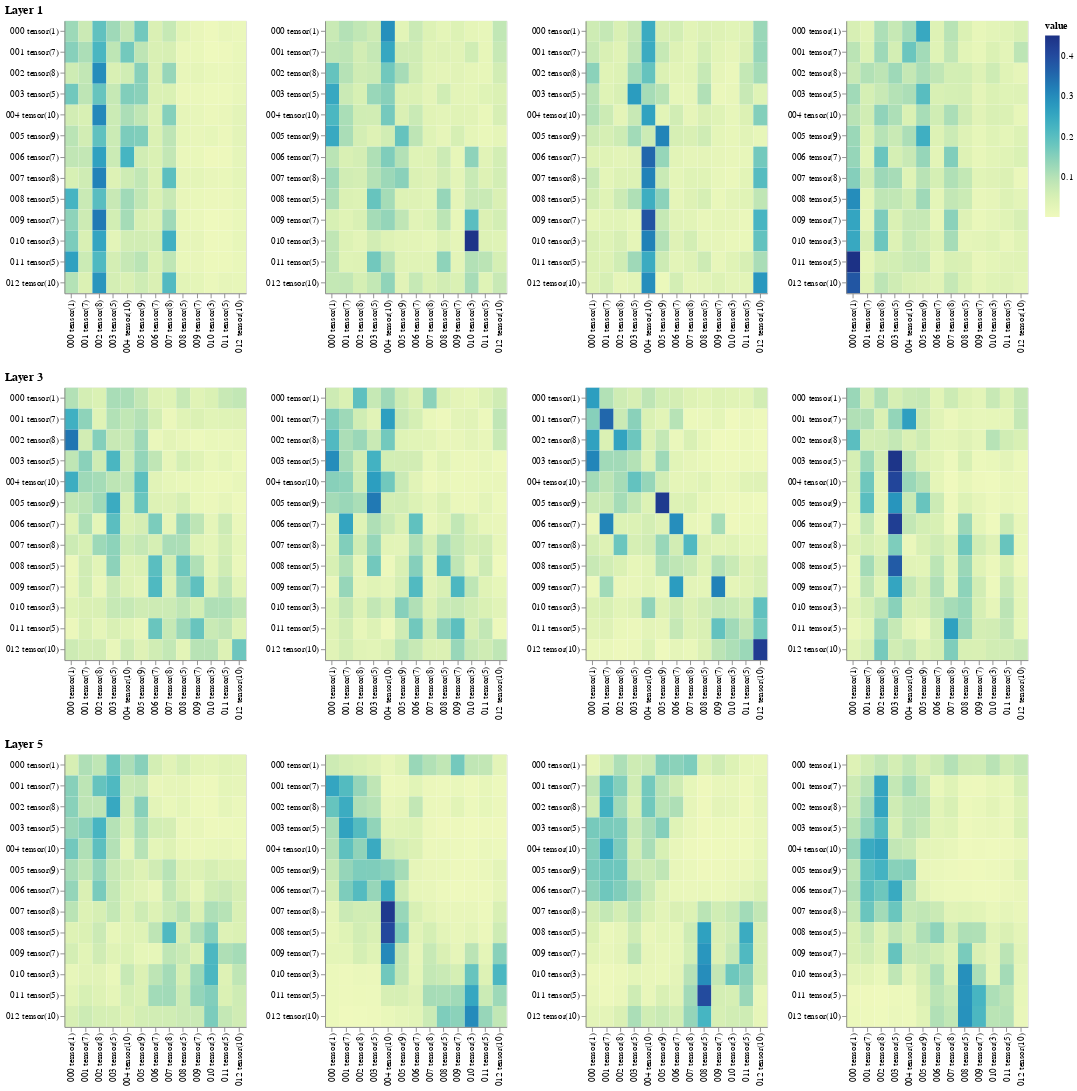

Source (notebook cell):
### Code cell
viz_encoder_self()

### Figure 1 — Vega-Lite specification as saved in the notebook (floating-point values rounded to 4 significant figures; data arrays with more than 128 entries replaced by an {"elided": "..."} marker saying what was removed)
{"config": {"view": {"continuousWidth": 300, "continuousHeight": 300}}, "hconcat": [{"vconcat": [{"hconcat": [{"data": {"name": "data-85f051e0c8311121982eecd68be08f1d"}, "mark": {"type": "rect"}, "encoding": {"color": {"field": "value", "type": "quantitative"}, "tooltip": [{"field": "row", "type": "quantitative"}, {"field": "column", "type": "quantitative"}, {"field": "value", "type": "quantitative"}, {"field": "row_token", "type": "nominal"}, {"field": "col_token", "type": "nominal"}], "x": {"axis": {"title": ""}, "field": "col_token", "type": "nominal"}, "y": {"axis": {"title": ""}, "field": "row_token", "type": "nominal"}}, "height": 300, "name": "view_187", "width": 200}, {"data": {"name": "data-f648d63cae6f3dfbe89dcad0adbb687e"}, "mark": {"type": "rect"}, "encoding": {"color": {"field": "value", "type": "quantitative"}, "tooltip": [{"field": "row", "type": "quantitative"}, {"field": "column", "type": "quantitative"}, {"field": "value", "type": "quantitative"}, {"field": "row_token", "type": "nominal"}, {"field": "col_token", "type": "nominal"}], "x": {"axis": {"title": ""}, "field": "col_token", "type": "nominal"}, "y": {"axis": {"title": ""}, "field": "row_token", "type": "nominal"}}, "height": 300, "name": "view_188", "width": 200}, {"data": {"name": "data-c9c2d53963827f28bf35e8650f9b5343"}, "mark": {"type": "rect"}, "encoding": {"color": {"field": "value", "type": "quantitative"}, "tooltip": [{"field": "row", "type": "quantitative"}, {"field": "column", "type": "quantitative"}, {"field": "value", "type": "quantitative"}, {"field": "row_token", "type": "nominal"}, {"field": "col_token", "type": "nominal"}], "x": {"axis": {"title": ""}, "field": "col_token", "type": "nominal"}, "y": {"axis": {"title": ""}, "field": "row_token", "type": "nominal"}}, "height": 300, "name": "view_189", "width": 200}, {"data": {"name": "data-992f3df88e6845c66e9a878ceb82692b"}, "mark": {"type": "rect"}, "encoding": {"color": {"field": "value", "type": "quantitative"}, "tooltip": [{"field": "row", "type": "quantitative"}, {"field": "column", "type": "quantitative"}, {"field": "value", "type": "quantitative"}, {"field": "row_token", "type": "nominal"}, {"field": "col_token", "type": "nominal"}], "x": {"axis": {"title": ""}, "field": "col_token", "type": "nominal"}, "y": {"axis": {"title": ""}, "field": "row_token", "type": "nominal"}}, "height": 300, "name": "view_190", "width": 200}]}, {"vconcat": [{"hconcat": [{"data": {"name": "data-cd57a719e12450a551bc3516651d022b"}, "mark": {"type": "rect"}, "encoding": {"color": {"field": "value", "type": "quantitative"}, "tooltip": [{"field": "row", "type": "quantitative"}, {"field": "column", "type": "quantitative"}, {"field": "value", "type": "quantitative"}, {"field": "row_token", "type": "nominal"}, {"field": "col_token", "type": "nominal"}], "x": {"axis": {"title": ""}, "field": "col_token", "type": "nominal"}, "y": {"axis": {"title": ""}, "field": "row_token", "type": "nominal"}}, "height": 300, "name": "view_195", "width": 200}, {"data": {"name": "data-d9e61d97e350b2be35bc008032c63166"}, "mark": {"type": "rect"}, "encoding": {"color": {"field": "value", "type": "quantitative"}, "tooltip": [{"field": "row", "type": "quantitative"}, {"field": "column", "type": "quantitative"}, {"field": "value", "type": "quantitative"}, {"field": "row_token", "type": "nominal"}, {"field": "col_token", "type": "nominal"}], "x": {"axis": {"title": ""}, "field": "col_token", "type": "nominal"}, "y": {"axis": {"title": ""}, "field": "row_token", "type": "nominal"}}, "height": 300, "name": "view_196", "width": 200}, {"data": {"name": "data-8aea57bf94159922027028a0ab252b2a"}, "mark": {"type": "rect"}, "encoding": {"color": {"field": "value", "type": "quantitative"}, "tooltip": [{"field": "row", "type": "quantitative"}, {"field": "column", "type": "quantitative"}, {"field": "value", "type": "quantitative"}, {"field": "row_token", "type": "nominal"}, {"field": "col_token", "type": "nominal"}], "x": {"axis": {"title": ""}, "field": "col_token", "type": "nominal"}, "y": {"axis": {"title": ""}, "field": "row_token", "type": "nominal"}}, "height": 300, "name": "view_197", "width": 200}, {"data": {"name": "data-dd2452a82868b84c4fd2537e14f3b960"}, "mark": {"type": "rect"}, "encoding": {"color": {"field": "value", "type": "quantitative"}, "tooltip": [{"field": "row", "type": "quantitative"}, {"field": "column", "type": "quantitative"}, {"field": "value", "type": "quantitative"}, {"field": "row_token", "type": "nominal"}, {"field": "col_token", "type": "nominal"}], "x": {"axis": {"title": ""}, "field": "col_token", "type": "nominal"}, "y": {"axis": {"title": ""}, "field": "row_token", "type": "nominal"}}, "height": 300, "name": "view_198", "width": 200}]}], "title": "Layer 3"}, {"vconcat": [{"hconcat": [{"data": {"name": "data-ede0035524d44a0c9c65eb9a423adf35"}, "mark": {"type": "rect"}, "encoding": {"color": {"field": "value", "type": "quantitative"}, "tooltip": [{"field": "row", "type": "quantitative"}, {"field": "column", "type": "quantitative"}, {"field": "value", "type": "quantitative"}, {"field": "row_token", "type": "nominal"}, {"field": "col_token", "type": "nominal"}], "x": {"axis": {"title": ""}, "field": "col_token", "type": "nominal"}, "y": {"axis": {"title": ""}, "field": "row_token", "type": "nominal"}}, "height": 300, "name": "view_203", "width": 200}, {"data": {"name": "data-769c3d79d9c36cd49766a1580607ec0a"}, "mark": {"type": "rect"}, "encoding": {"color": {"field": "value", "type": "quantitative"}, "tooltip": [{"field": "row", "type": "quantitative"}, {"field": "column", "type": "quantitative"}, {"field": "value", "type": "quantitative"}, {"field": "row_token", "type": "nominal"}, {"field": "col_token", "type": "nominal"}], "x": {"axis": {"title": ""}, "field": "col_token", "type": "nominal"}, "y": {"axis": {"title": ""}, "field": "row_token", "type": "nominal"}}, "height": 300, "name": "view_204", "width": 200}, {"data": {"name": "data-b112b492a91aedc2548f51f50454816a"}, "mark": {"type": "rect"}, "encoding": {"color": {"field": "value", "type": "quantitative"}, "tooltip": [{"field": "row", "type": "quantitative"}, {"field": "column", "type": "quantitative"}, {"field": "value", "type": "quantitative"}, {"field": "row_token", "type": "nominal"}, {"field": "col_token", "type": "nominal"}], "x": {"axis": {"title": ""}, "field": "col_token", "type": "nominal"}, "y": {"axis": {"title": ""}, "field": "row_token", "type": "nominal"}}, "height": 300, "name": "view_205", "width": 200}, {"data": {"name": "data-41d469cc8f40ee08279c59ef039d88a4"}, "mark": {"type": "rect"}, "encoding": {"color": {"field": "value", "type": "quantitative"}, "tooltip": [{"field": "row", "type": "quantitative"}, {"field": "column", "type": "quantitative"}, {"field": "value", "type": "quantitative"}, {"field": "row_token", "type": "nominal"}, {"field": "col_token", "type": "nominal"}], "x": {"axis": {"title": ""}, "field": "col_token", "type": "nominal"}, "y": {"axis": {"title": ""}, "field": "row_token", "type": "nominal"}}, "height": 300, "name": "view_206", "width": 200}]}], "title": "Layer 5"}], "title": "Layer 1"}], "params": [{"name": "param_321", "select": {"type": "interval", "encodings": ["x", "y"]}, "bind": "scales", "views": ["view_187"]}, {"name": "param_322", "select": {"type": "interval", "encodings": ["x", "y"]}, "bind": "scales", "views": ["view_188"]}, {"name": "param_323", "select": {"type": "interval", "encodings": ["x", "y"]}, "bind": "scales", "views": ["view_189"]}, {"name": "param_324", "select": {"type": "interval", "encodings": ["x", "y"]}, "bind": "scales", "views": ["view_190"]}, {"name": "param_329", "select": {"type": "interval", "encodings": ["x", "y"]}, "bind": "scales", "views": ["view_195"]}, {"name": "param_330", "select": {"type": "interval", "encodings": ["x", "y"]}, "bind": "scales", "views": ["view_196"]}, {"name": "param_331", "select": {"type": "interval", "encodings": ["x", "y"]}, "bind": "scales", "views": ["view_197"]}, {"name": "param_332", "select": {"type": "interval", "encodings": ["x", "y"]}, "bind": "scales", "views": ["view_198"]}, {"name": "param_337", "select": {"type": "interval", "encodings": ["x", "y"]}, "bind": "scales", "views": ["view_203"]}, {"name": "param_338", "select": {"type": "interval", "encodings": ["x", "y"]}, "bind": "scales", "views": ["view_204"]}, {"name": "param_339", "select": {"type": "interval", "encodings": ["x", "y"]}, "bind": "scales", "views": ["view_205"]}, {"name": "param_340", "select": {"type": "interval", "encodings": ["x", "y"]}, "bind": "scales", "views": ["view_206"]}], "$schema": "https://vega.github.io/schema/vega-lite/v5.20.1.json", "datasets": {"data-85f051e0c8311121982eecd68be08f1d": {"elided": "169 records"}, "data-f648d63cae6f3dfbe89dcad0adbb687e": {"elided": "169 records"}, "data-c9c2d53963827f28bf35e8650f9b5343": {"elided": "169 records"}, "data-992f3df88e6845c66e9a878ceb82692b": {"elided": "169 records"}, "data-cd57a719e12450a551bc3516651d022b": {"elided": "169 records"}, "data-d9e61d97e350b2be35bc008032c63166": {"elided": "169 records"}, "data-8aea57bf94159922027028a0ab252b2a": {"elided": "169 records"}, "data-dd2452a82868b84c4fd2537e14f3b960": {"elided": "169 records"}, "data-ede0035524d44a0c9c65eb9a423adf35": {"elided": "169 records"}, "data-769c3d79d9c36cd49766a1580607ec0a": {"elided": "169 records"}, "data-b112b492a91aedc2548f51f50454816a": {"elided": "169 records"}, "data-41d469cc8f40ee08279c59ef039d88a4": {"elided": "169 records"}}}
